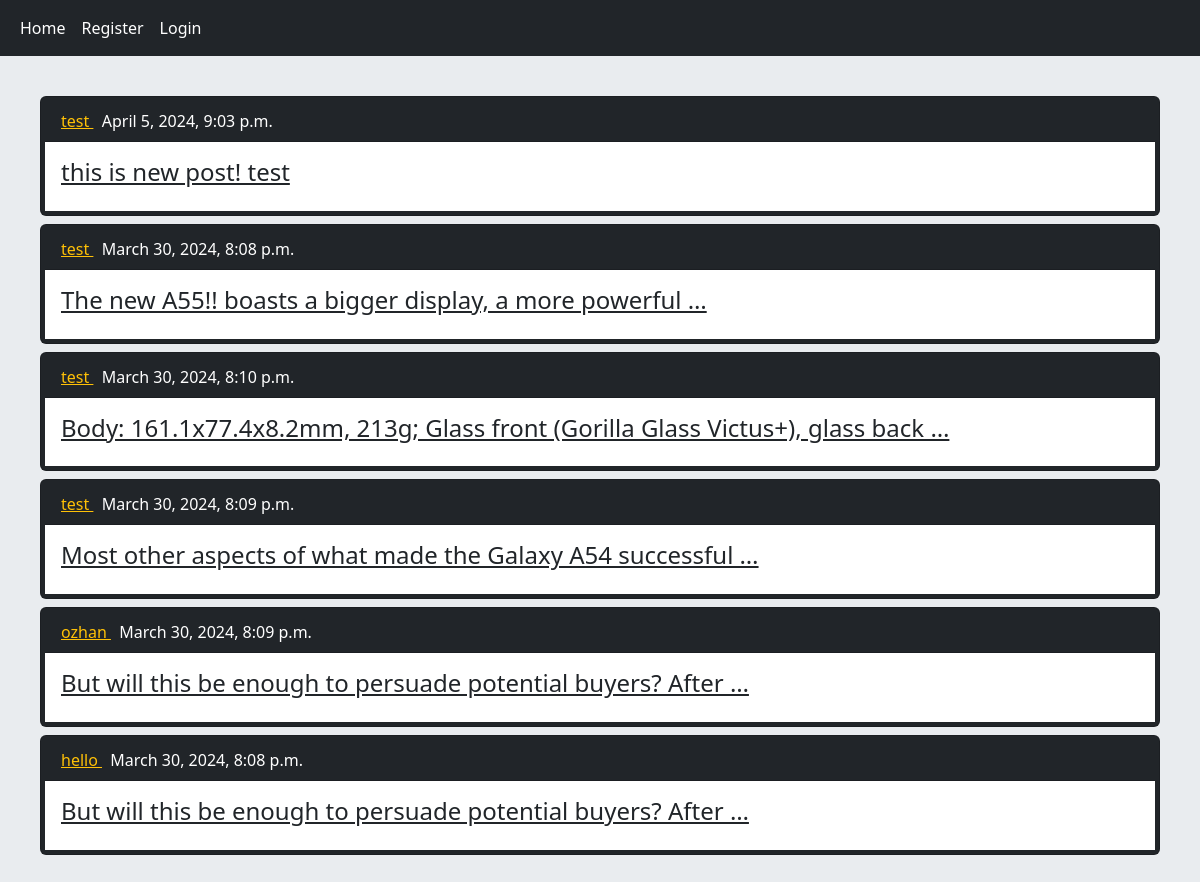
/, run on an earlier commit of the app's database.
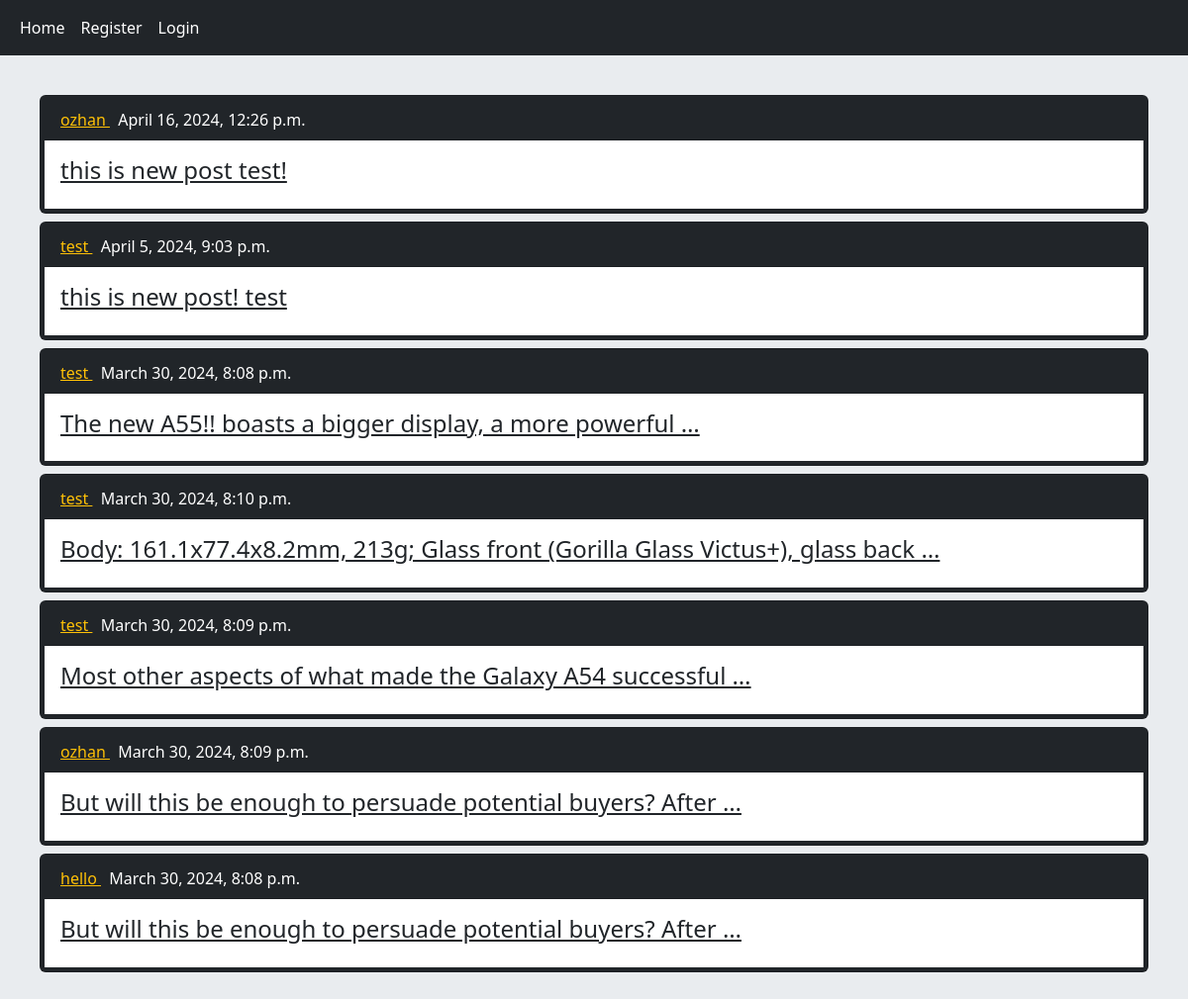
And on a later commit of the database.
### home/models.py (models this page shows, shortened)
class Post(models.Model):
    user = models.ForeignKey(User,on_delete=models.CASCADE,related_name='posts')
    body = models.TextField()
    slug = models.SlugField()
    created = models.DateTimeField(auto_now_add=True)
    updated = models.DateTimeField(auto_now=True)
    class Meta():
        ordering = ['-updated']
    def get_absolute_url(self):
        return reverse('home:post_detail',args=(self.id,self.slug))

### home/views.py (the view)
# urls.py: path('',views.HomeView.as_view(),name='home'),
class HomeView(View) :
    def get(self,request):
        post = Post.objects.all()
        return render(request,'home/index.html',{'posts':post})

### home/templates/home/index.html
{% extends 'base.html' %}
{% block content %}
        {% for post in posts %}
            <div class="card bg-dark text-dark mb-2 p-1 " >
                <p class="card-header bg-dark text-white "> <a class="link-warning" href="{% url 'account:user_profile' post.user.id %}" > {{ post.user }} </a> &nbsp {{ post.created}} </p>
                <a href="{{ post.get_absolute_url }}" class="card-body bg-white text-dark " > <h4> {{ post.body|truncatewords:10 }} </h4>   </a>
            </div>
        {% endfor %}
{% endblock %}

What changed in the data, as far as the page shows it:
added Post: user "ozhan", created "April 16, 2024, 12:26 p.m.", body "this is new post test!"
